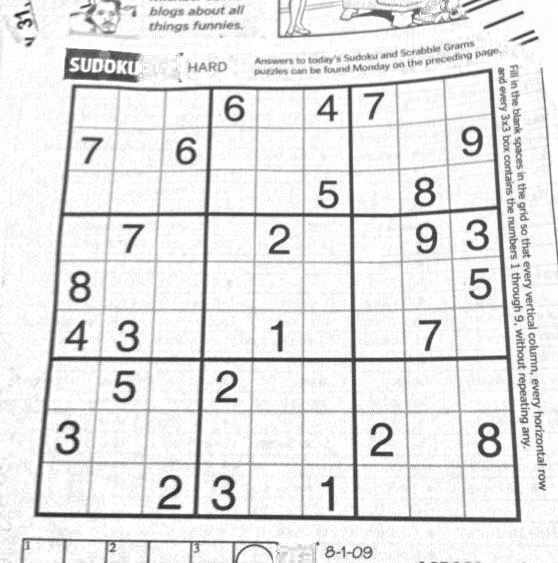
#> input picture 计算机视觉第一次作业/images/1/sudoku.png, 558 x 563 px, found by its file name
$ python Harris.py   (older library calls are emulated)
#> lines starting #> are read from the running program, lines starting #| are printed output that depends on the picture
#> further down, img is the input picture: shape (563, 558, 3); min 27, max 255, mean 229.5
import cv2
import numpy as np

SIZE=3
sigma=1
k=0.04
threshold=1e-6
maxnum=1000
def detect_corners(img):
    # 计算梯度
    dx = cv2.Sobel(img, cv2.CV_64F, 1, 0, ksize=SIZE)
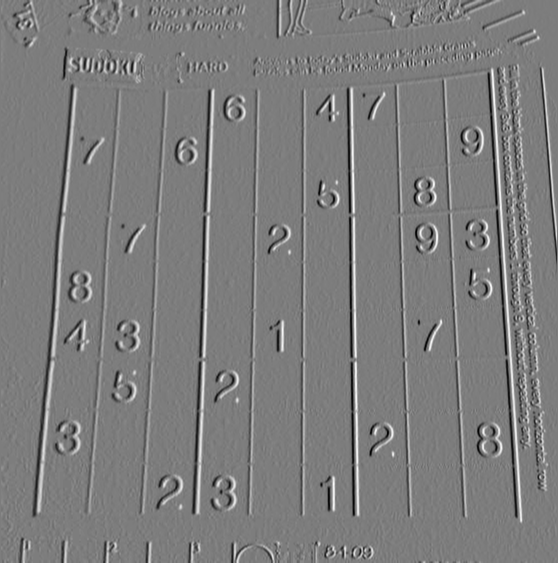
#> dx: shape (563, 558) float64; min -689, max 715, mean 0; drawn with min black and max white
    dy = cv2.Sobel(img, cv2.CV_64F, 0, 1, ksize=SIZE)
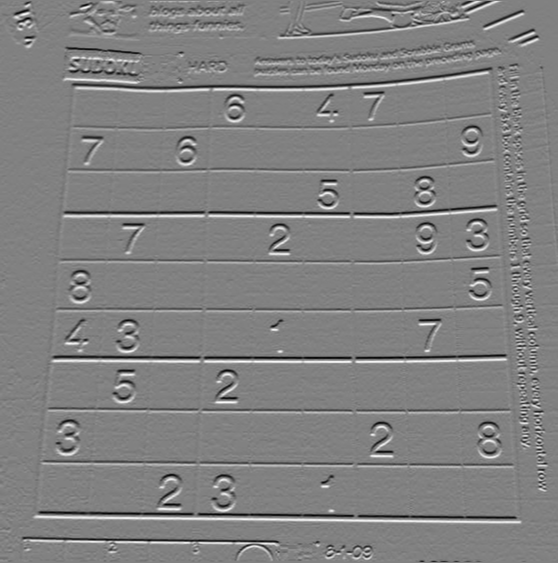
#> dy: shape (563, 558) float64; min -730, max 711, mean 0.1; drawn with min black and max white
    # 计算结构张量
    dx2 = dx * dx
    dy2 = dy * dy
    dxy = dx * dy
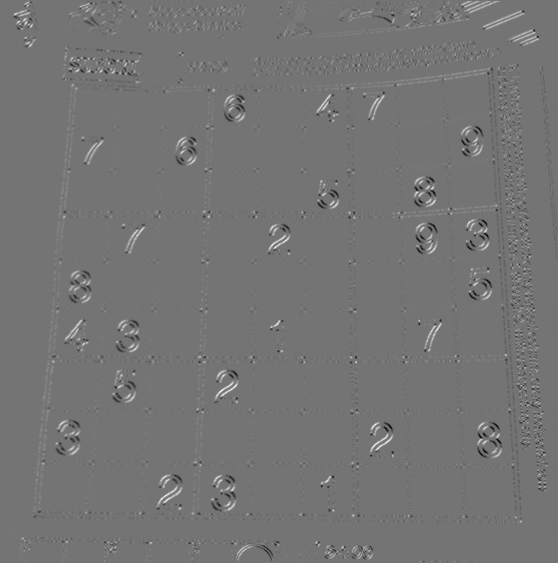
#> dxy: shape (563, 558) float64; min -212915, max 254040, mean 793.6; drawn with min black and max white
    # 高斯加权平均
    weights = cv2.getGaussianKernel(SIZE, sigma)
    Sx2 = cv2.filter2D(dx2, -1, weights)
    Sy2 = cv2.filter2D(dy2, -1, weights)
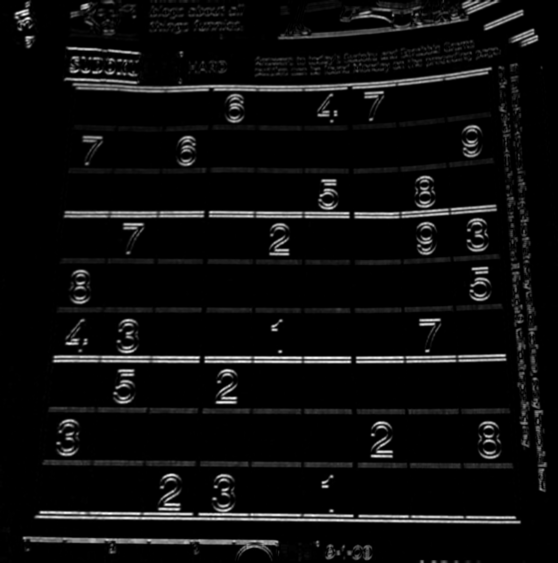
#> Sy2: shape (563, 558) float64; min 0, max 326329.2, mean 16695.4; drawn with min black and max white
    Sxy = cv2.filter2D(dxy, -1, weights)
    # 计算 Harris 值
    detM = Sx2 * Sy2 - Sxy * Sxy
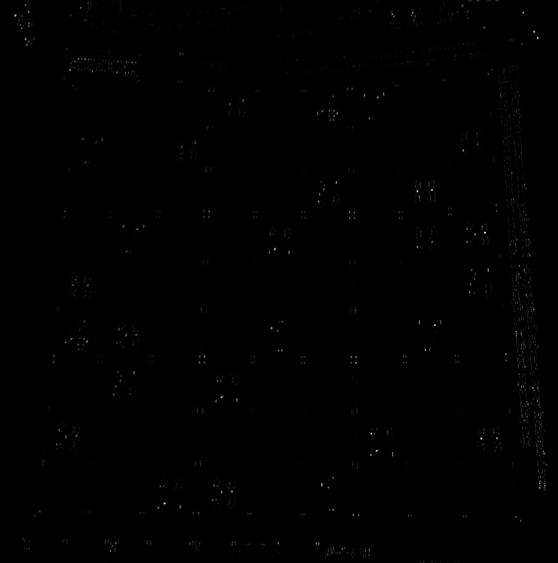
#> detM: shape (563, 558) float64; min -1.86e-09, max 1.95e+10, mean 50671407.8; drawn with min black and max white
    traceM = Sx2 + Sy2
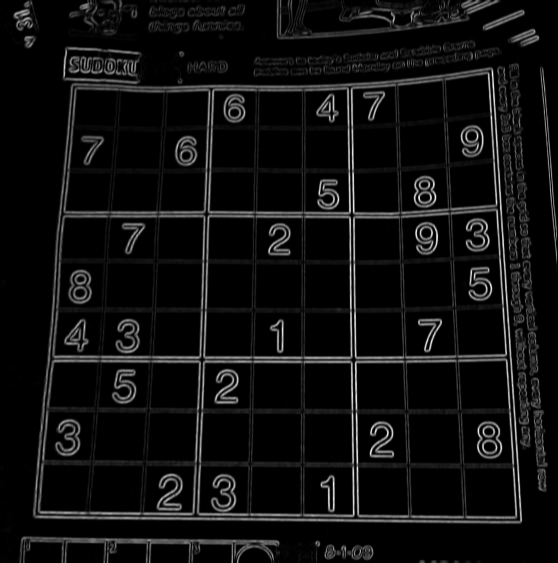
#> traceM: shape (563, 558) float64; min 0, max 497015.2, mean 31127.8; drawn with min black and max white
    Harris = k * detM / (traceM + 1e-12)
    # 选取 Harris 值最大的像素点作为角点
    corner_list = []
    offset = SIZE // 2
    for i in range(offset, img.shape[0] - offset):
        for j in range(offset, img.shape[1] - offset):
            if Harris[i, j] > threshold and Harris[i, j] == np.max(Harris[i-offset:i+offset+1, j-offset:j+offset+1]):
                corner_list.append((j, i))
    # 如果角点数量超过最大值，z则选前 maxnum 个角点
    if len(corner_list) > maxnum:
        corner_list = sorted(corner_list, key=lambda x: Harris[x[1], x[0]], reverse=True)[:maxnum]
#> corner_list = 1000 pairs, first value 15 to 546, second value 2 to 556
    return corner_list


idx=0
png_list=[
    'images/1/sudoku.png',
    'images/1/uttower1.jpg',
    'images/1/uttower2.jpg'
]
save_list=[
    'results/1/sudoku_keypoints.png',
    'results/1/uttower1_keypoints.jpg',
    'results/1/uttower2_keypoints.jpg'
]

img = cv2.imread(png_list[idx])

# 转换为灰度图像
gray = cv2.cvtColor(img, cv2.COLOR_BGR2GRAY)


# 对图像进行角点检测
corner_list = detect_corners(gray)

# 绘制角点
for corner in corner_list:
    cv2.circle(img, corner, 3, (0, 0, 255), 2)
#> this loop made 1000 passes
#> corner on passes 1 to 3: (164, 503), (481, 438), (417, 191)
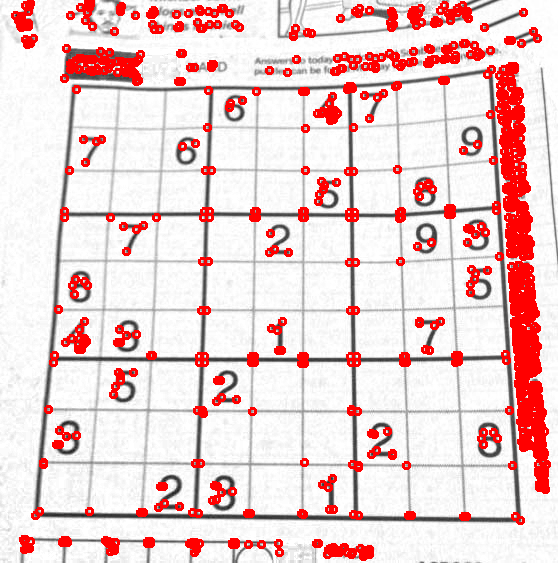
#> img: shape (563, 558, 3); mean B, G, R 208.4, 208.4, 236.2


# 保存角点检测结果
cv2.imwrite(save_list[idx], img)
